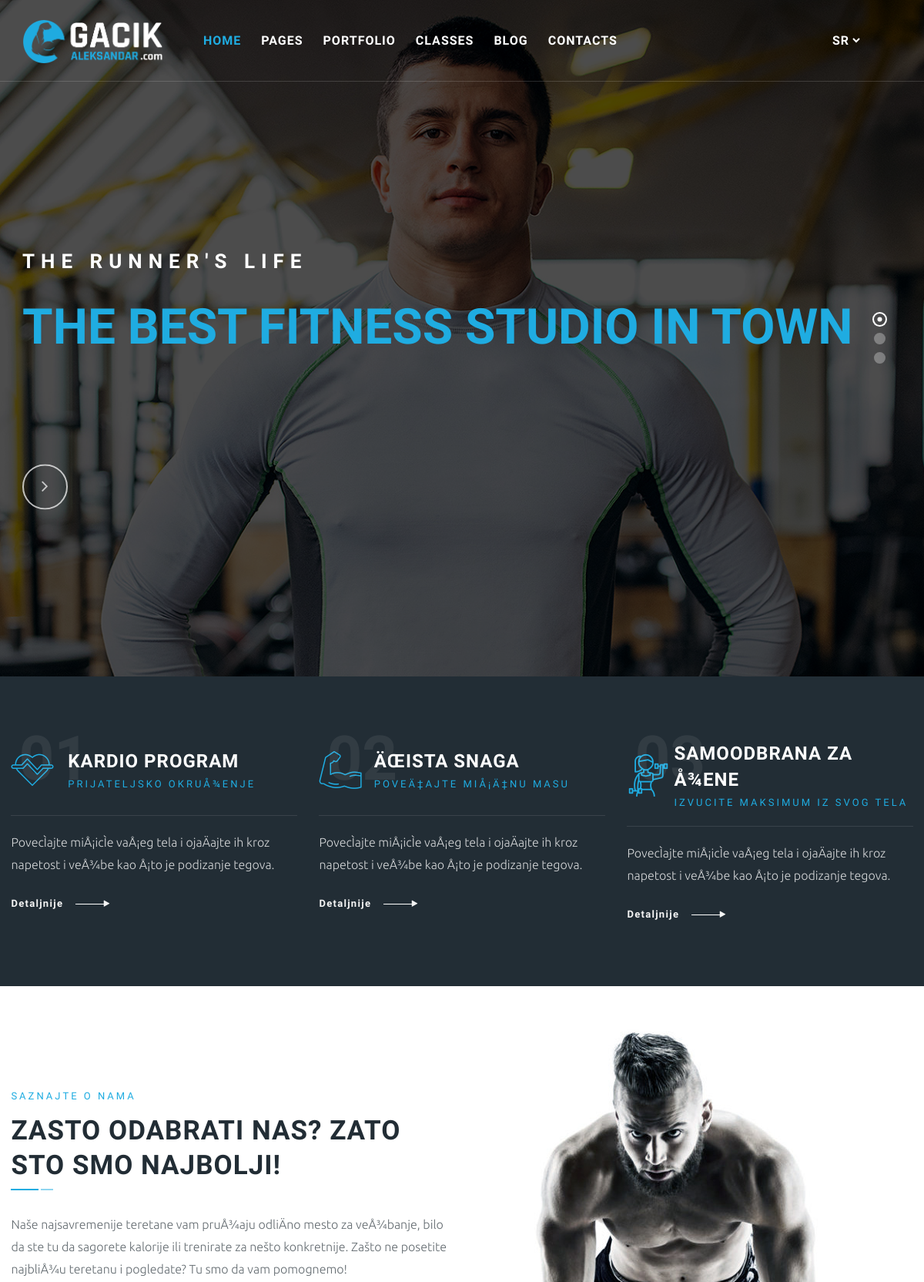
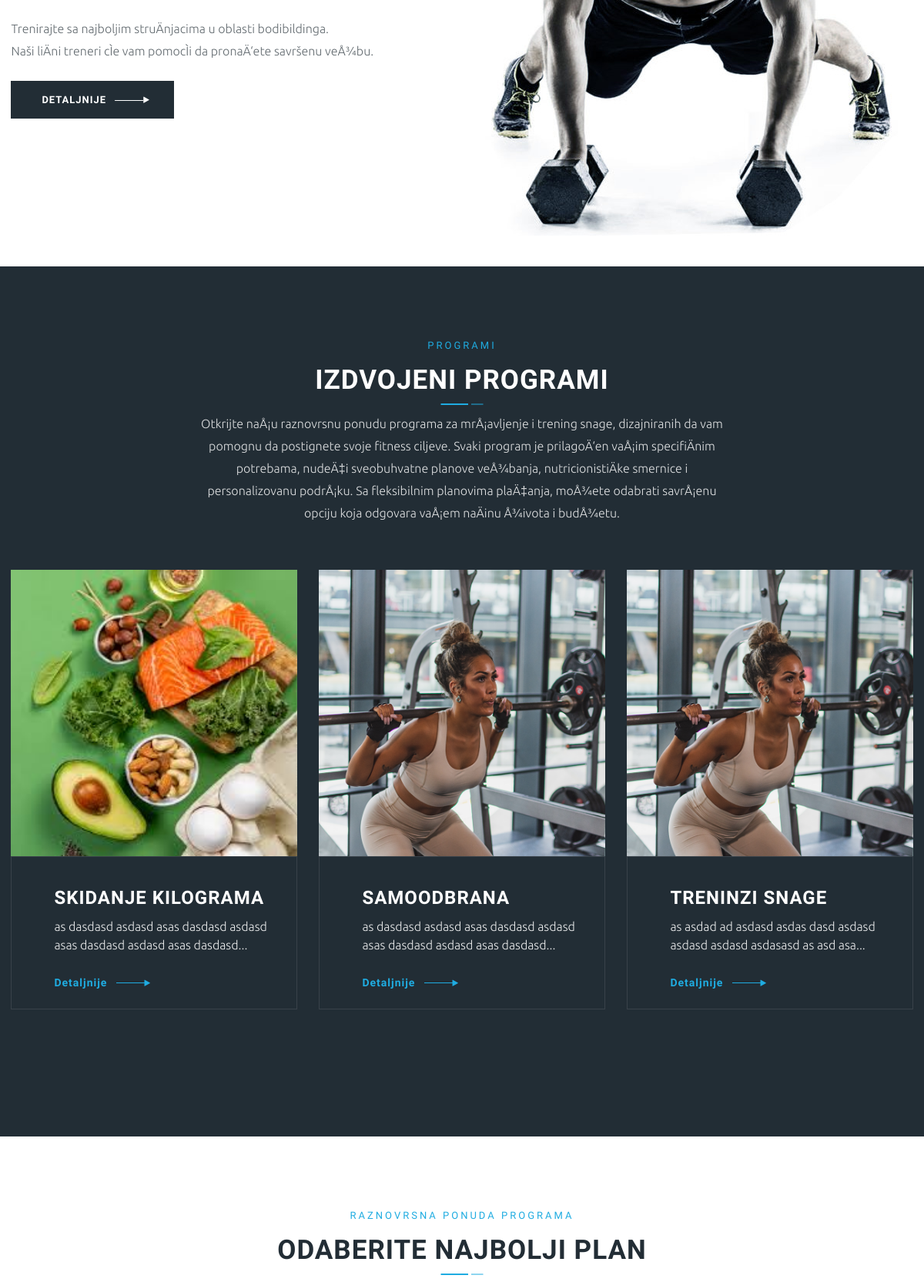
The page / (signed in, upper part) on the database its author committed (2 pictures, top to bottom).
### tables this page shows
CREATE TABLE IF NOT EXISTS `sliders` (
  `id` int(11) NOT NULL AUTO_INCREMENT,
  `title` varchar(255) NOT NULL,
  `subtitle` varchar(255) NOT NULL,
  `background_image` varchar(255) NOT NULL,
  `link` varchar(255) NOT NULL,
  PRIMARY KEY (`id`)
);

CREATE TABLE IF NOT EXISTS `programs` (
  `id` int(11) NOT NULL AUTO_INCREMENT,
  `title` varchar(255) NOT NULL,
  `subtitle` varchar(255) NOT NULL,
  `icon` varchar(255) NOT NULL,
  `link` varchar(255) NOT NULL,
  `content` text NOT NULL,
  `language` varchar(2) NOT NULL DEFAULT 'sr',
  PRIMARY KEY (`id`)
);

CREATE TABLE IF NOT EXISTS `about` (
  `id` int(11) NOT NULL AUTO_INCREMENT,
  `title` varchar(255) NOT NULL,
  `subtitle` varchar(255) NOT NULL,
  `content` mediumtext NOT NULL,
  `link` varchar(255) NOT NULL,
  `image` varchar(255) NOT NULL,
  `created_at` timestamp NULL DEFAULT CURRENT_TIMESTAMP,
  `language` varchar(2) NOT NULL DEFAULT 'sr',
  PRIMARY KEY (`id`)
);

CREATE TABLE IF NOT EXISTS `services_section` (
  `id` int(11) NOT NULL AUTO_INCREMENT,
  `section_title` varchar(255) DEFAULT NULL,
  `section_subtitle` varchar(255) DEFAULT NULL,
  `section_content` text,
  `language` varchar(2) DEFAULT 'sr',
  PRIMARY KEY (`id`)
);

CREATE TABLE IF NOT EXISTS `services` (
  `id` int(11) NOT NULL AUTO_INCREMENT,
  `title` varchar(255) NOT NULL,
  `icon` varchar(255) NOT NULL,
  `description` text NOT NULL,
  `image` varchar(255) NOT NULL,
  `created_at` timestamp NULL DEFAULT CURRENT_TIMESTAMP,
  `link` varchar(255) NOT NULL,
  `language` varchar(2) DEFAULT 'sr',
  PRIMARY KEY (`id`)
);

CREATE TABLE IF NOT EXISTS `pricing_section` (
  `id` int(11) NOT NULL AUTO_INCREMENT,
  `title` varchar(255) NOT NULL,
  `subtitle` varchar(255) NOT NULL,
  `content` text NOT NULL,
  `language` varchar(2) NOT NULL DEFAULT 'sr',
  PRIMARY KEY (`id`)
);

### config.php (called while the page is built, shortened)
<?php
$lang = $_SESSION['lang'];
$translations = include "languages/$lang.php";

### languages/sr.php (called while the page is built)
<?php
return [
    'read-more' => 'Detaljnije',
];

### pricing.php (the view, shortened to what this page needs)
<?php
require 'config.php';
$lang = 'sr';
$conn = new mysqli(DB_HOST, DB_USER, DB_PASS, DB_NAME);
$sql = "SELECT title, subtitle, content FROM pricing_section WHERE language = ? LIMIT 1";
$stmt = $conn->prepare($sql);
$stmt->bind_param("s", $lang);
$stmt->execute();
$result = $stmt->get_result();
$pricingSection = $result->fetch_assoc();
$title = isset($pricingSection['title']) ? $pricingSection['title'] : '';
$subtitle = isset($pricingSection['subtitle']) ? $pricingSection['subtitle'] : '';
?>
<section class="section-md">
  <div class="container">
    <div class="pbmit-heading-subheading text-center">
      <h4 class="pbmit-subtitle"><?php echo htmlspecialchars($subtitle); ?></h4>
      <h2 class="pbmit-title"><?php echo htmlspecialchars($title); ?></h2>
    </div>
  </div>
</section>

### slider.php (shortened to what this page needs)
<?php
require 'config.php';
$conn = new mysqli(DB_HOST, DB_USER, DB_PASS, DB_NAME);
$sql = "SELECT id, title, subtitle, background_image, link FROM sliders";
$result = $conn->query($sql);
$sliders = [];
if ($result->num_rows > 0) {
  while ($row = $result->fetch_assoc()) {
    $sliders[] = $row;
  }
}
?>
<rs-module-wrap id="rev_slider_1_1_wrapper" data-alias="Home-Slider-1" data-source="gallery" style="visibility:hidden;background:#222d35;padding:0;margin:0px auto;margin-top:0;margin-bottom:0;">
  <rs-module id="rev_slider_1_1" data-version="6.5.19">
    <rs-slides>
      <?php foreach ($sliders as $index => $slider) : ?>
        <rs-slide style="position: absolute;" data-key="rs-<?php echo $index; ?>" data-title="Slide" data-thumb="revolution/images/slider01-1a-50x100.jpg" data-anim="ms:1000;r:0;" data-in="o:0;" data-out="a:false;">
          <div class="overlay"></div>
          <rs-layer id="slider-<?php echo $index; ?>-layer-0" data-type="text" data-rsp_ch="on" data-xy="xo:30px;yo:374px,374px,374px,175px;" data-text="s:100,100,100,40;l:100,100,100,40;ls:3px,3px,3px,2px;fw:700;" data-frame_0="x:50,50,50,19;" data-frame_1="st:1490;sp:1000;sR:1490;" data-frame_999="o:0;st:w;sR:6510;" style="z-index:9;font-family:'Rajdhani';text-transform:uppercase;"><span class="pbmit-skincolor"><?php echo htmlspecialchars($slider['title']); ?></span>
          </rs-layer>
          <rs-layer id="slider-<?php echo $index; ?>-layer-1" data-type="text" data-xy="xo:30px;yo:334px,334px,334px,152px;" data-text="w:normal;s:26,26,26,18;l:28,28,28,18;ls:8px,8px,8px,3px;fw:700;" data-rsp_bd="off" data-frame_0="x:-50,-50,-50,-19;" data-frame_1="st:1050;sp:1000;sR:1050;" data-frame_999="o:0;st:w;sR:6950;" style="z-index:8;font-family:'Rajdhani';text-transform:uppercase;"><?php echo htmlspecialchars($slider['subtitle']); ?>
          </rs-layer>
          <rs-layer id="slider-<?php echo $index; ?>-layer-2" data-type="button" data-rsp_ch="on" data-xy="xo:30px;yo:603px,603px,603px,266px;" data-text="w:normal;s:25,25,25,14;l:55,55,55,25;a:center;" data-dim="w:60px,60px,60px,27px;h:60px,60px,60px,27px;minw:60px,60px,60px,none;minh:60px,60px,60px,none;" data-border="bos:solid;boc:#ffffff;bow:2px,2px,2px,2px;bor:50%,50%,50%,50%;" data-frame_0="x:0,0,0,0px;y:50,50,50,23px;" data-frame_1="x:0,0,0,0px;y:0,0,0,0px;st:2220;sp:1000;sR:2220;" data-frame_999="o:0;st:w;sR:5780;" style="z-index:10;background-color:rgba(255,255,255,0);font-family:'Roboto';text-transform:uppercase;"><i class="fa-angle-right"></i>
          </rs-layer>
        </rs-slide>
      <?php endforeach; ?>
    </rs-slides>
  </rs-module>
</rs-module-wrap>

### programs.php (shortened to what this page needs)
<?php
require 'config.php';
$lang = 'sr';
if (isset($_GET['lang'])) {
  $lang = $_GET['lang'];
  $_SESSION['lang'] = $lang;
} elseif (isset($_SESSION['lang'])) {
  $lang = $_SESSION['lang'];
}
$conn = new mysqli(DB_HOST, DB_USER, DB_PASS, DB_NAME);
$sql = "SELECT title, subtitle, icon, link, content FROM programs WHERE language = ?";
$stmt = $conn->prepare($sql);
$stmt->bind_param("s", $lang);
$stmt->execute();
$result = $stmt->get_result();
$programs = [];
if ($result->num_rows > 0) {
  while ($row = $result->fetch_assoc()) {
    $programs[] = $row;
  }
}
?>
<section class="iconbox-section-one pbmit-bg-color-blackish">
  <div class="container">
    <div class="row">
      <?php foreach ($programs as $program) : ?>
        <div class="col-md-4">
          <div class="pbmit-ihbox-style-3">
            <div class="pbmit-ihbox-inner">
              <div class="pbmit-ihbox-table">
                <div class="pbmit-ihbox-icon pbmit-icon-skincolor">
                  <div class="pbmit-ihbox-icon-wrapper">
                    <i class="pbmit-gimox-business-icon pbmit-gimox-business-icon-<?php echo htmlspecialchars($program['icon']); ?>"></i>
                  </div>
                </div>
                <div class="pbmit-vc_general pbmit-vc_cta3">
                  <div class="pbmit-vc_cta3_content-container">
                    <div class="pbmit-vc_cta3-content">
                      <div class="pbmit-vc_cta3-content-header pbmit-wrap">
                        <div class="pbmit-vc_cta3-headers pbmit-wrap-cell">
                          <h2 class="pbmit-custom-heading"><?php echo htmlspecialchars($program['title']); ?></h2>
                          <h4 class="pbmit-custom-heading"><?php echo htmlspecialchars($program['subtitle']); ?></h4>
                        </div>
                      </div>
                    </div>
                  </div>
                </div>
              </div>
              <div class="pbmit-ihbox-contents">
                <div class="pbmit-cta3-content-wrapper"><?php echo htmlspecialchars($program['content']); ?></div>
                <div class="pbmit-vc_btn3-container pbmit-vc_btn3-inline">
                  <a class="pbmit-vc_general pbmit-vc_btn3" href="<?php echo htmlspecialchars($program['link']); ?>" title="">
                    <span><?php echo $translations['read-more']; ?></span>
                  </a>
                </div>
              </div>
            </div>
          </div>
        </div>
      <?php endforeach; ?>
    </div>
  </div>
</section>

### about.php (shortened to what this page needs)
<?php
require 'config.php';
$lang = 'sr';
$conn = new mysqli(DB_HOST, DB_USER, DB_PASS, DB_NAME);
$sql = "SELECT title, subtitle, content, link, image FROM about WHERE language = ? LIMIT 1";
$stmt = $conn->prepare($sql);
$stmt->bind_param("s", $lang);
$stmt->execute();
$result = $stmt->get_result();
$title = '';
$subtitle = '';
$content = '';
$link = '';
$image = '';
if ($result && $result->num_rows > 0) {
  $about = $result->fetch_assoc();
  $title = isset($about['title']) ? $about['title'] : '';
  $subtitle = isset($about['subtitle']) ? $about['subtitle'] : '';
  $content = isset($about['content']) ? $about['content'] : '';
  $link = isset($about['link']) ? $about['link'] : '';
  $image = isset($about['image']) ? $about['image'] : '';
}
?>
<section class="about-us-section-one">
  <div class="container">
    <div class="row">
      <div class="col-md-12 col-lg-6">
        <div class="about-us-one-content">
          <div class="pbmit-heading-subheading">
            <h4 class="pbmit-subtitle"><?php echo htmlspecialchars($subtitle); ?></h4>
            <h2 class="pbmit-title"><?php echo htmlspecialchars($title); ?></h2>
          </div>
          <div><?php echo ($content); ?></div>
          <a href="<?php echo htmlspecialchars($link); ?>" class="pbmit-btn">
            <span><?php echo $translations['read-more']; ?></span>
          </a>
        </div>
      </div>
      <div class="col-md-12 col-lg-6">
        <div class="about-us-one-img">
          <img src="uploads/<?php echo htmlspecialchars($image); ?>" class="img-fluid" alt="">
        </div>
      </div>
    </div>
  </div>
</section>

### services.php (shortened to what this page needs)
<?php
require 'config.php';
$lang = 'sr';
if (isset($_GET['lang'])) {
  $lang = $_GET['lang'];
  $_SESSION['lang'] = $lang;
} elseif (isset($_SESSION['lang'])) {
  $lang = $_SESSION['lang'];
}
$conn = new mysqli(DB_HOST, DB_USER, DB_PASS, DB_NAME);
$section_sql = "SELECT section_title, section_subtitle, section_content FROM services_section WHERE language = ?";
$stmt = $conn->prepare($section_sql);
$stmt->bind_param("s", $lang);
$stmt->execute();
$section_result = $stmt->get_result();
$section = $section_result->fetch_assoc();
$sql = "SELECT title, icon, description, image, link FROM services WHERE language = ?";
$stmt = $conn->prepare($sql);
$stmt->bind_param("s", $lang);
$stmt->execute();
$result = $stmt->get_result();
$services = [];
if ($result->num_rows > 0) {
  while ($row = $result->fetch_assoc()) {
    $services[] = $row;
  }
}
function getExcerpt($str, $length = 70)
{
  return strlen($str) > $length ? substr($str, 0, $length) . '...' : $str;
}
?>
<section class="service-two pbmit-bg-color-blackish">
  <div class="container">
    <div class="pbmit-heading-subheading text-center">
      <h4 class="pbmit-subtitle"><?php echo htmlspecialchars($section['section_subtitle'] ?? 'OUR CLASSES'); ?></h4>
      <h2 class="pbmit-title text-white"><?php echo htmlspecialchars($section['section_title'] ?? 'OUR FEATURED CLASSES'); ?></h2>
      <div class="pbmit-content-wrapper">
        <p><?php echo htmlspecialchars($section['section_content'] ?? 'Fitness is not about being better than someone. Fitness is about being better than the person you were yesterday. Whether you are there to burn off some calories or are training.'); ?></p>
      </div>
    </div>
    <div class="row">
      <?php foreach ($services as $service) : ?>
        <div class="col-md-6 col-lg-4">
          <article class="pbmit-box-service pbmit-servicebox-style-2">
            <div class="pbmit-post-item">
              <div class="pbmit-overlay">
                <a href="<?php echo htmlspecialchars($service['link']); ?>">
                  <span class="pbmit-item-thumbnail">
                    <span class="pbmit-item-thumbnail-inner">
                      <img src="<?php echo htmlspecialchars($service['image']); ?>" class="img-fluid" width="100%" alt="">
                    </span>
                  </span>
                </a>
              </div>
              <div class="pbmit-box-content">
                <div class="pbmit-box-content-inner">
                  <div class="pbmit-pf-box-title">
                  </div>
                  <div class="pbmit-des">
                    <h3><a href="<?php echo htmlspecialchars($service['link']); ?>"><?php echo htmlspecialchars($service['title']); ?></a></h3>
                    <div class="pbmit-service-content">
                      <p><?php echo htmlspecialchars(getExcerpt($service['description'])); ?></p>
                    </div>
                    <div class="pbmit-box-link pbmit-vc_btn3">
                      <a href="<?php echo htmlspecialchars($service['link']); ?>"><?php echo $translations['read-more']; ?></a>
                    </div>
                  </div>
                </div>
              </div>
            </div>
          </article>
        </div>
      <?php endforeach; ?>
    </div>
  </div>
</section>

### rows shown on the page
sliders: title "THE BEST FITNESS STUDIO IN TOWN", subtitle "THE RUNNER'S LIFE"
programs: title "KARDIO PROGRAM", subtitle "PRIJATELJSKO OKRUÅ¾ENJE", content "PovecÌajte miÅ¡icÌe vaÅ¡eg tela i ojaÄajte ih kroz napetost i veÅ¾be kao Å¡to je podizanje tegova."
programs: title "ÄŒISTA SNAGA", subtitle "POVEÄ‡AJTE MIÅ¡Ä‡NU MASU", content "PovecÌajte miÅ¡icÌe vaÅ¡eg tela i ojaÄajte ih kroz napetost i veÅ¾be kao Å¡to je podizanje tegova."
programs: title "SAMOODBRANA ZA Å¾ENE", subtitle "IZVUCITE MAKSIMUM IZ SVOG TELA", content "PovecÌajte miÅ¡icÌe vaÅ¡eg tela i ojaÄajte ih kroz napetost i veÅ¾be kao Å¡to je podizanje tegova."
about: subtitle "SAZNAJTE O NAMA", title "ZASTO ODABRATI NAS? ZATO STO SMO NAJBOLJI!", content "Naše najsavremenije teretane vam pruÅ¾aju odliÄno mesto za veÅ¾banje, bilo da ste tu da sagorete kalorije ili trenirate za nešto konkretnije. Zašto ne posetite najbliÅ¾u teretanu i pogledate? Tu smo da vam pomognemo! Trenirajte sa najboljim struÄnjacima u oblasti bodibildinga. Naši liÄni treneri cÌe vam pomocÌi da pronaÄ‘ete savršenu veÅ¾bu.", image (picture)
services_section: section_subtitle "PROGRAMI", section_title "IZDVOJENI PROGRAMI", section_content "Otkrijte naÅ¡u raznovrsnu ponudu programa za mrÅ¡avljenje i trening snage, dizajniranih da vam pomognu da postignete svoje fitness ciljeve. Svaki program je prilagoÄ‘en vaÅ¡im specifiÄnim potrebama, nudeÄ‡i sveobuhvatne planove veÅ¾banja, nutricionistiÄke smernice i personalizovanu podrÅ¡ku. Sa fleksibilnim planovima plaÄ‡anja, moÅ¾ete odabrati savrÅ¡enu opciju koja odgovara vaÅ¡em naÄinu Å¾ivota i budÅ¾etu."
services: image (picture), title "SKIDANJE KILOGRAMA", description "as dasdasd asdasd asas dasdasd asdasd asas dasdasd asdasd asas dasdasd..."
services: image (picture), title "SAMOODBRANA", description "as dasdasd asdasd asas dasdasd asdasd asas dasdasd asdasd asas dasdasd..."
services: image (picture), title "TRENINZI SNAGE", description "as asdad ad asdasd asdas dasd asdasd asdasd asdasd asdasasd as asd asa..."
pricing_section: subtitle "RAZNOVRSNA PONUDA PROGRAMA", title "ODABERITE NAJBOLJI PLAN"

### other values the page prints
$translations['read-more'] "DETALJNIJE"
